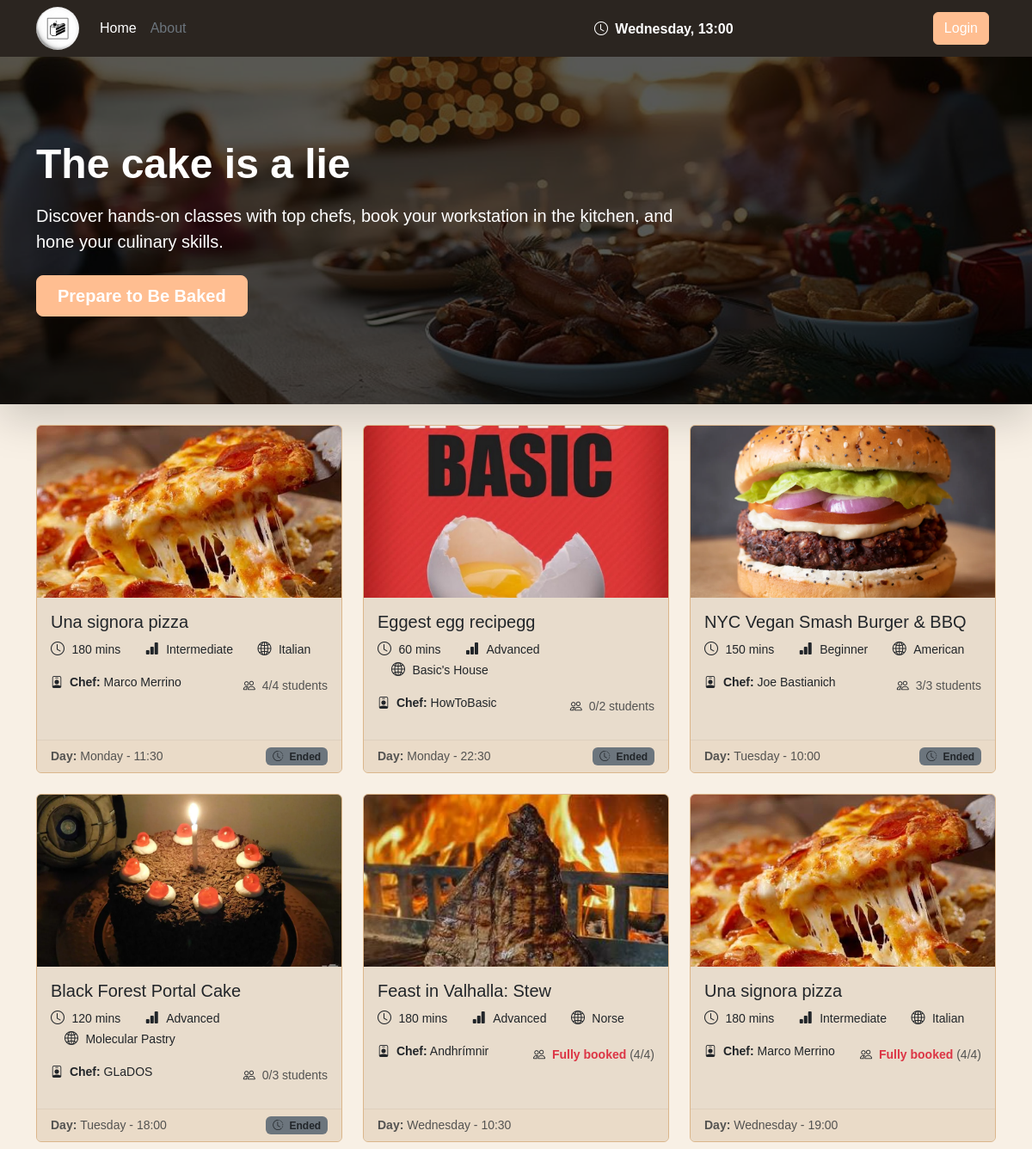
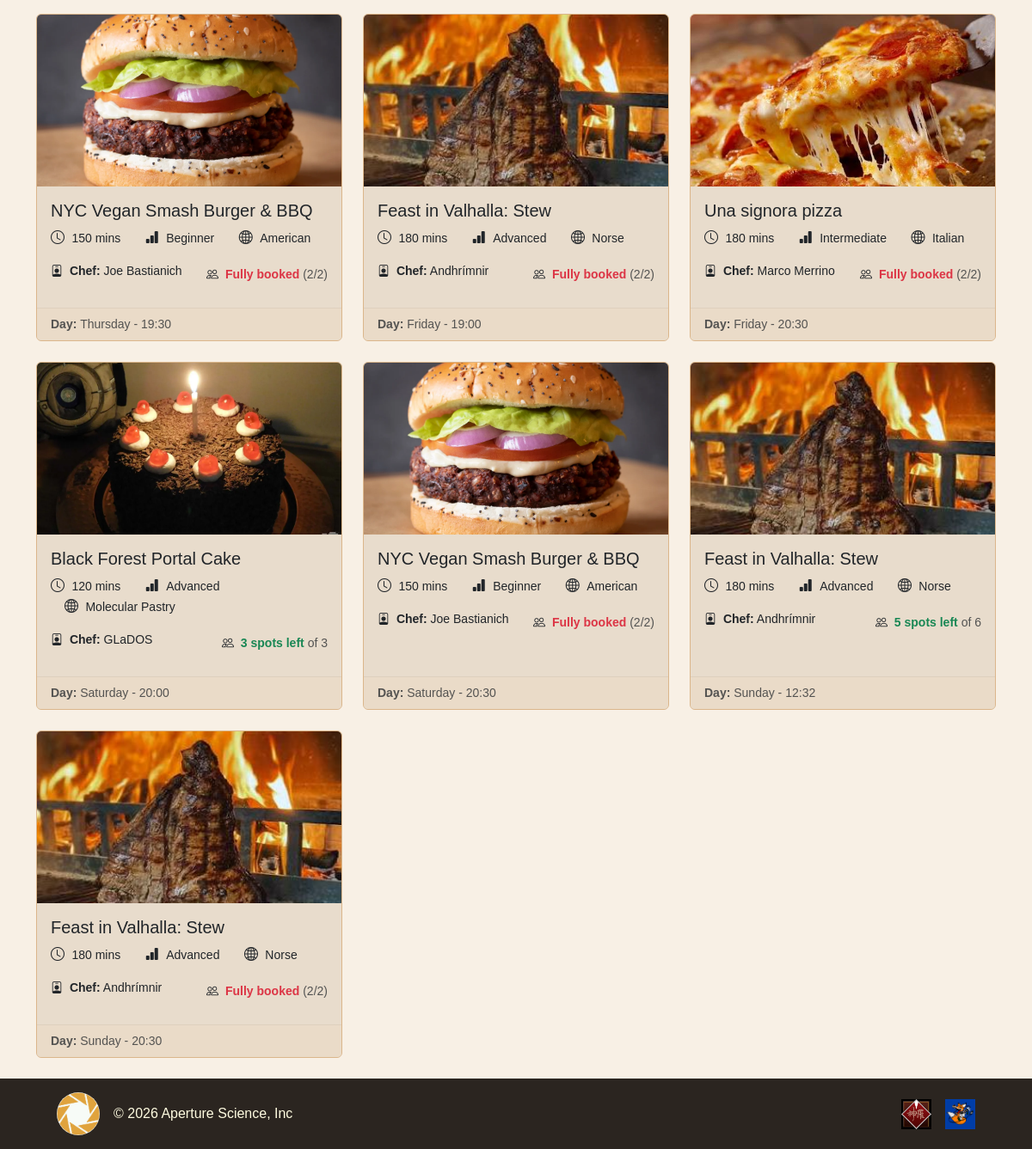
The page / on the database its author committed (2 pictures, top to bottom).
### tables this page shows
CREATE TABLE "CLASS_SESSION" (
	"id"	INTEGER NOT NULL UNIQUE,
	"max_capacity"	INTEGER NOT NULL,
	"start_time"	TEXT NOT NULL,
	"day_of_week"	TEXT NOT NULL,
	"kitchen"	TEXT NOT NULL,
	"COOKING_CLASS_id"	INTEGER NOT NULL,
	PRIMARY KEY("id" AUTOINCREMENT),
	FOREIGN KEY("COOKING_CLASS_id") REFERENCES "COOKING_CLASS"("id") ON DELETE CASCADE
);

CREATE TABLE "COOKING_CLASS" (
	"id"	INTEGER NOT NULL UNIQUE,
	"cuisine"	TEXT NOT NULL,
	"title"	TEXT NOT NULL,
	"duration"	INTEGER NOT NULL,
	"difficulty"	TEXT NOT NULL CHECK("difficulty" IN ('Beginner', 'Intermediate', 'Advanced')),
	"chef_name"	TEXT NOT NULL,
	"description"	TEXT NOT NULL,
	"dietary_category"	TEXT NOT NULL CHECK("dietary_category" IN ('Standard', 'Vegetarian', 'Vegan', 'Gluten-free')),
	"photo_1"	TEXT NOT NULL,
	"photo_2"	TEXT NOT NULL,
	"photo_3"	TEXT NOT NULL,
	"USER_email"	TEXT NOT NULL,
	PRIMARY KEY("id" AUTOINCREMENT),
	FOREIGN KEY("USER_email") REFERENCES "USER"("email") ON DELETE CASCADE
);

### app.py (the view)
@app.route("/")
def home():
    session_classes = cooking_class_dao.get_all_sessions()
    passed_sessions = []
    for session in session_classes:
        if utilities_dao.check_end_of_session(session["day_of_week"], session["start_time"], session["duration"]):
            passed_sessions.append(session["id"])
    user_bookings = {}
    if current_user.is_authenticated:
        for booking in booking_dao.get_user_bookings(current_user.email):
            user_bookings[booking["CLASS_SESSION_id"]] = booking["status"]
    return render_template("public/index.html", session_classes=session_classes, user_bookings=user_bookings, passed_sessions=passed_sessions)

### app.py (called while the page is built)
@app.context_processor
def inject_current_time():
    return {"current_day": utilities_dao.CURRENT_DAY, "current_time": utilities_dao.CURRENT_TIME}

### dao/cooking_class_dao.py (called while the page is built)
def get_all_sessions():
    conn = utilities_dao.db_connect()
    cursor = conn.cursor()
    query = """
        SELECT CLASS_SESSION.*, COOKING_CLASS.*,
            (SELECT COUNT(*)
             FROM BOOKING
             WHERE BOOKING.CLASS_SESSION_id = CLASS_SESSION.id
               AND BOOKING.status = 'ENROLLED') AS enrolled_count
        FROM CLASS_SESSION
        JOIN COOKING_CLASS ON CLASS_SESSION.COOKING_CLASS_id = COOKING_CLASS.id
        """
    cursor.execute(query)
    sessions = cursor.fetchall()
    sessions = utilities_dao.sort_sessions_chronologically(sessions)
    utilities_dao.close_connection(conn, cursor)
    return sessions

### dao/utilities_dao.py (called while the page is built)
def db_connect():
    conn = sqlite3.connect(DATABASE)
    conn.row_factory = sqlite3.Row
    conn.execute("PRAGMA foreign_keys = ON;")
    return conn

def close_connection(conn, cursor):
    conn.commit()
    cursor.close()
    conn.close()

def get_week_time(day, time_str):
    hours, minutes = time_str.split(":")
    return datetime.timedelta(days=DAYS.index(day), hours=int(hours), minutes=int(minutes))

def get_minutes(time_str):
    return datetime.timedelta(minutes=int(time_str))

def sort_sessions_chronologically(sessions_list):
    sessions_list.sort(key=lambda s: (DAYS.index(s["day_of_week"]), s["start_time"]))
    return sessions_list

def check_end_of_session(day, time, duration):
    session_start_time = get_week_time(day, time)
    session_duration = get_minutes(duration)
    session_end_time = session_start_time + session_duration
    current_time = get_week_time(CURRENT_DAY, CURRENT_TIME)
    return current_time >= session_end_time

### templates/public/index.html (shortened to what this page needs)
{% extends "base.html" %}
{% block content %}
<section class="hero-section">
    <div class="shadow-lg position-relative overflow-hidden hero-banner">
        <div class="position-absolute top-0 start-0 w-100 h-100 d-flex align-items-center hero-mask">
            <div class="container">
                <div class="text-white col-lg-8">
                    <h1 class="display-5 fw-bold mb-3">The cake is a lie</h1>
                    <p class="lead mb-4">Discover hands-on classes with top chefs, book your workstation in the kitchen, and hone your culinary skills.</p>
                    <div class="d-grid gap-2 d-sm-flex">
                        <a href="#sessions-list" class="btn btn-primary btn-lg px-4 gap-3 fw-bold">Prepare to Be Baked</a>
                    </div>
                </div>
            </div>
        </div>
    </div>
</section>
<div id="sessions-list" class="container my-4">
    {% if session_classes %}
    <div class="row g-4">
        {% for session in session_classes %}
        <div class="col-12 col-md-6 col-lg-4">
            <div class="card h-100">
                <img src="{{ url_for('static', filename='img/classes/' ~ session.photo_1) }}" alt="{{ session.title }}" class="card-img-top object-fit-cover card-session-img">
                <div class="card-body">
                    <h5 class="card-title">
                        <a href="{{ url_for('session_details', session_id=session.id) }}" class="stretched-link text-decoration-none text-dark">
                            {{ session.title }}
                        </a>
                    </h5>
                    <ul class="mb-3 list-inline">
                        <li class="list-inline-item">
                            <i class="bi bi-clock me-1"></i>
                            <span class="small">{{ session.duration }} mins</span>
                        </li>
                        <li class="list-inline-item ms-3">
                            <i class="bi bi-bar-chart-fill me-1"></i>
                            <span class="small">{{ session.difficulty }}</span>
                        </li>
                        <li class="list-inline-item ms-3">
                            <i class="bi bi-globe2 me-1"></i>
                            <span class="small">{{ session.cuisine }}</span>
                        </li>
                    </ul>
                    <div class="d-flex justify-content-between align-items-center mb-2">
                        <p class="small mb-2">
                            <i class="bi bi-person-badge me-1"></i>
                            <strong>Chef:</strong> {{ session.chef_name }}
                        </p>
                        <p class="small mb-0">
                            <i class="bi bi-people me-1"></i>
                            {% if session.id in passed_sessions %}
                            <span class="text-muted">{{ session.enrolled_count }}/{{ session.max_capacity }} students</span>
                            {% elif session.max_capacity - session.enrolled_count > 0 %}
                            <strong class="text-success">{{ session.max_capacity - session.enrolled_count }} spots left</strong>
                            <span class="text-muted">of {{ session.max_capacity }}</span>
                            {% else %}
                            <strong class="text-danger">Fully booked</strong>
                            <span class="text-muted">({{ session.max_capacity }}/{{ session.max_capacity }})</span>
                            {% endif %}
                        </p>
                    </div>
                </div>
                <div class="card-footer d-flex justify-content-between mt-0">
                    <small class="text-body-secondary"><strong>Day: </strong>{{ session.day_of_week }} - {{ session.start_time }}</small>
                    {% if session.id in passed_sessions %}
                        {% if user_bookings.get(session.id) == 'ENROLLED' %}
                        <span class="badge bg-secondary"><i class="bi bi-check-circle me-1"></i> Attended</span>
                        {% else %}
                        <span class="badge bg-secondary text-dark"><i class="bi bi-clock-history me-1"></i> Ended</span>
                        {% endif %}
                    {% endif %}
                </div>
            </div>
        </div>
        {% endfor %}
    </div>
    {% endif %}
</div>
{% endblock %}

### templates/base.html (shortened to what this page needs)
<!DOCTYPE html>
<html lang="en">
<head>
    <link href="https://cdn.jsdelivr.net/npm/bootstrap@5.3.3/dist/css/bootstrap.min.css" rel="stylesheet">
    <link rel="stylesheet" href="https://cdn.jsdelivr.net/npm/bootstrap-icons@1.11.3/font/bootstrap-icons.min.css">
    <link rel="stylesheet" href="{{ url_for('static', filename='css/root.css') }}">
    <link rel="stylesheet" href="{{ url_for('static', filename='css/index.css') }}">
    <link rel="stylesheet" href="{{ url_for('static', filename='css/authentication.css') }}">
    <link rel="stylesheet" href="{{ url_for('static', filename='css/profiles.css') }}">
    <link rel="stylesheet" href="{{ url_for('static', filename='css/session.css') }}">
</head>
<body class="d-flex flex-column min-vh-100">
    <header class="fixed-top py-2 app-header">
        <div class="container">
            <div class="d-flex flex-wrap align-items-center">
                <a href="{{ url_for('home') }}" class="d-flex align-items-center me-3 text-white text-decoration-none">
                    <img class="site-logo rounded-circle" width="50" height="50"
                        src="{{ url_for('static', filename='img/logos/cake_3.jpg') }}"
                        alt="The cake is a lie logo">
                </a>
                <ul class="nav me-auto mb-2 mb-md-0">
                    <li><a href="{{ url_for('home') }}" class="nav-link px-2 text-white">Home</a></li>
                    <li><a href="#" class="nav-link px-2 text-secondary">About</a></li>
                </ul>
                <span class="badge fs-6 me-3">
                    <i class="bi bi-clock me-1"></i> {{ current_day }}, {{ current_time }}
                </span>
                <div class="col-md-3 text-end">
                    {% if not current_user.is_authenticated %}
                    <a href="{{ url_for('login') }}" type="button" class="btn btn-primary me-2">Login</a>
                    {% endif %}
                </div>
            </div>
        </div>
    </header>
    <main class="flex-grow-1">
        {% block content %}
        {% endblock %}
    </main>
    <footer class="py-3 mt-auto app-footer">
        <div class="container">
            <div class=" d-flex flex-wrap justify-content-between align-items-center">
                <div class="col-md-4 d-flex align-items-center mx-4">
                    <a href="{{ url_for('home') }}" class="d-flex align-items-center me-3 text-white text-decoration-none">
                        <img class="site-logo rounded-circle" width="50" height="50" src="{{ url_for('static', filename='img/logos/aperture_science.jpg') }}" alt="">
                    </a>
                    <span class="text-body-primary">© 2026 Aperture Science, Inc</span>
                </div>
                <ul class="nav col-md-4 justify-content-end list-unstyled d-flex mx-4">
                    <li class="ms-3">
                        <a class="text-body-secondary" href="#" aria-label="Shinra Inc">
                            <img src="{{ url_for('static', filename='img/logos/shinra_logo.jpg') }}" alt="Shinra Inc" width="35" height="35">
                        </a>
                    </li>
                    <li class="ms-3">
                        <a class="text-body-secondary" href="#" aria-label="Fox Hound">
                            <img src="{{ url_for('static', filename='img/logos/fox_hound_logo.jpg') }}" alt="Fox Hound" width="35" height="35">
                        </a>
                    </li>
                </ul>
            </div>
        </div>
    </footer>
</body>
</html>

### static/css/root.css (style rules this page uses)
:root { --brand-peach: #FFBE91; --brand-cream: #FFDDB0; --brand-turquoise: #CFEBFF; --brand-vanilla: #FFFCE1; --brand-green: #55E07E; --dark-warm: #2B2520; --brand-bg: #F8F0E5; --brand-card: #e8dccc; --brand-auth: #e9e2d7; --brand-footer: #EADBC8; --brand-border: #dbb68b; --brand-orange: #EB7F31; }
html { scrollbar-width: thin; scrollbar-color: var(--brand-cream) var(--dark-warm); scroll-behavior: smooth; }
body { background-color: var(--brand-bg); padding-top: 60px; overflow-x: hidden; font-family: Verdana, Geneva, Tahoma, sans-serif; }
.site-logo { object-fit: cover; }
.btn-primary { background-color: var(--brand-peach); border-color: var(--brand-peach); color: #ffffff; }
.app-header, .app-footer { background-color: var(--dark-warm) !important; color: var(--brand-vanilla) !important; }

### static/css/index.css (style rules this page uses)
.hero-banner { background-image: url('../img/home/hero.jpg'); background-size: cover; background-position: center; min-height: 410px; }
.hero-mask { background-color: rgba(0, 0, 0, 0.65); }
.card-session-img { height: 200px; }
#sessions-list { scroll-margin-top: 60px; }
#sessions-list .card { background-color: var(--brand-card); border: 1px solid var(--brand-border); border-radius: 6px; transition: transform 0.15s ease, box-shadow 0.15s ease; }
#sessions-list .card-footer { background-color: var(--brand-footer); border-top: 1px solid rgba(0, 0, 0, 0.05); }

### static/css/profiles.css (style rules this page uses)
.card-body { background-color: var(--brand-card); border-radius: 10px; }

### static/css/session.css (style rules this page uses)
.container .card:not(.text-bg-light) { background-color: var(--brand-card); border: 1px solid rgba(255, 157, 80, 0.25); border-radius: 12px; }

### rows shown on the page
CLASS_SESSION: photo_1 (picture), title "Una signora pizza", duration "180", difficulty "Intermediate", cuisine "Italian", chef_name "Marco Merrino", enrolled_count "4", max_capacity "4", day_of_week "Monday", start_time "11:30", shows "Ended"
CLASS_SESSION: photo_1 (picture), title "Eggest egg recipegg", duration "60", difficulty "Advanced", cuisine "Basic's House", chef_name "HowToBasic", enrolled_count "0", max_capacity "2", day_of_week "Monday", start_time "22:30", shows "Ended"
CLASS_SESSION: photo_1 (picture), title "NYC Vegan Smash Burger & BBQ", duration "150", difficulty "Beginner", cuisine "American", chef_name "Joe Bastianich", enrolled_count "3", max_capacity "3", day_of_week "Tuesday", start_time "10:00", shows "Ended"
CLASS_SESSION: photo_1 (picture), title "Black Forest Portal Cake", duration "120", difficulty "Advanced", cuisine "Molecular Pastry", chef_name "GLaDOS", enrolled_count "0", max_capacity "3", day_of_week "Tuesday", start_time "18:00", shows "Ended"
CLASS_SESSION: photo_1 (picture), title "Feast in Valhalla: Stew", duration "180", difficulty "Advanced", cuisine "Norse", chef_name "Andhrímnir", max_capacity "4", day_of_week "Wednesday", start_time "10:30"
CLASS_SESSION: photo_1 (picture), title "Una signora pizza", duration "180", difficulty "Intermediate", cuisine "Italian", chef_name "Marco Merrino", max_capacity "4", day_of_week "Wednesday", start_time "19:00"
CLASS_SESSION: photo_1 (picture), title "NYC Vegan Smash Burger & BBQ", duration "150", difficulty "Beginner", cuisine "American", chef_name "Joe Bastianich", max_capacity "2", day_of_week "Thursday", start_time "19:30"
CLASS_SESSION: photo_1 (picture), title "Feast in Valhalla: Stew", duration "180", difficulty "Advanced", cuisine "Norse", chef_name "Andhrímnir", max_capacity "2", day_of_week "Friday", start_time "19:00"
CLASS_SESSION: photo_1 (picture), title "Una signora pizza", duration "180", difficulty "Intermediate", cuisine "Italian", chef_name "Marco Merrino", max_capacity "2", day_of_week "Friday", start_time "20:30"
CLASS_SESSION: photo_1 (picture), title "Black Forest Portal Cake", duration "120", difficulty "Advanced", cuisine "Molecular Pastry", chef_name "GLaDOS", session.max_capacity-session.enrolled_count "3", max_capacity "3", day_of_week "Saturday", start_time "20:00"
CLASS_SESSION: photo_1 (picture), title "NYC Vegan Smash Burger & BBQ", duration "150", difficulty "Beginner", cuisine "American", chef_name "Joe Bastianich", max_capacity "2", day_of_week "Saturday", start_time "20:30"
CLASS_SESSION: photo_1 (picture), title "Feast in Valhalla: Stew", duration "180", difficulty "Advanced", cuisine "Norse", chef_name "Andhrímnir", session.max_capacity-session.enrolled_count "5", max_capacity "6", day_of_week "Sunday", start_time "12:32"
CLASS_SESSION: photo_1 (picture), title "Feast in Valhalla: Stew", duration "180", difficulty "Advanced", cuisine "Norse", chef_name "Andhrímnir", max_capacity "2", day_of_week "Sunday", start_time "20:30"

### other values the page prints
{{ current_day }} "Wednesday"
{{ current_time }} "13:00"
